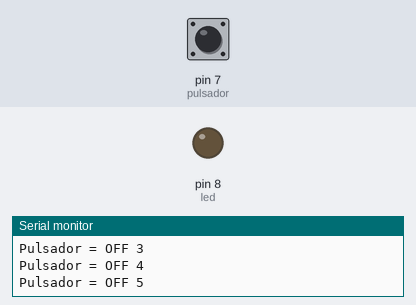
Bench run of a sketch on a simulated Arduino Uno, built with avr-gcc and run on an emulated ATmega328P. Parts: output pins drawn as LEDs (lit = HIGH), the last lines printed to the serial monitor. Dashed ring = blinking. The inputs (shaded band) are chosen by the test bench; at power-on: pin 7 (pulsador) HIGH.

Above: at 1.3 s.
1.4 s: pin 7 (pulsador) pulled LOW for 1 s
At 1.62 s:
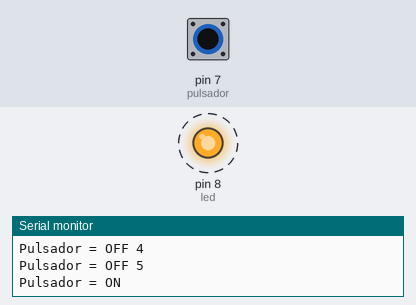
3.9 s: pin 7 (pulsador) pulled LOW for 3.2 s
At 8.6 s:
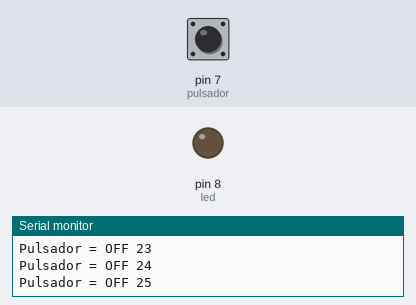
Timing chart, 0 to 10.1 s (numbered marks = the images above; inputs shaded):
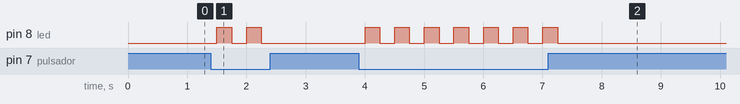

Measured:
- after the input at 1.4 s, pin 8 (led): alternates HIGH for 0.25 s and LOW for 0.25 s, 4 changes in all, then stays LOW, starting after 0.10 s
- after the input at 3.9 s, pin 8 (led): alternates HIGH for 0.25 s and LOW for 0.25 s, 14 changes in all, then stays LOW, starting after 0.10 s

The sketch:

monitorSerial.ino
```cpp
const int pulsador = 7;
const int led = 8;
int contador = 0;

void setup(){
  pinMode(pulsador, INPUT_PULLUP);
  pinMode(led, OUTPUT);
  Serial.begin(9600);
}

void loop(){
  int lectura = digitalRead(pulsador);

  if (lectura == LOW){
    Serial.print("Pulsador = ON");
    digitalWrite(8, HIGH);
    delay(250);
    digitalWrite(8, LOW);
    delay(250);
  }
  else{
    Serial.print("Pulsador = OFF");
    delay(250);
  }
  Serial.print(" ");
  Serial.print(contador);
  contador =contador+1;
  Serial.println();
}
```
